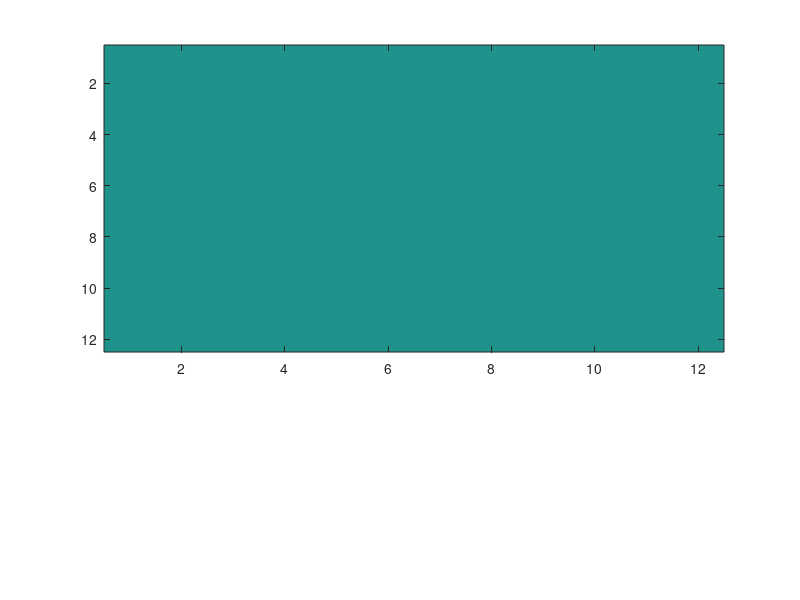

MATLAB code to generate this figure: (Note: this script raises an error after producing the figure.)
function createPerformanceFig_CoordFrameProj

global h
              
    % Create figure
    h.performanceF = figure('NumberTitle',    'off',...
                             'name',           'Performance',...
                             'color',          'w',...
                             'units',          'centimeters',...
                             'position',       [15 5 12 15],...
                             'MenuBar',        'none',...
                             'KeyPressFcn',    @KeyPress);    
    
    % Create performance figure    
    h.performanceA = subplot(3,2,[1 2 3 4]);
    h.im = imagesc(zeros(12,12),'parent', h.performanceA);
    h.im = repmat(h.im, 1, 4);
    
    colormap(magma)
    cbar = colorbar;
    ylabel(cbar,'N Trials','FontSize',8)
    
    axis(h.performanceA, 'square')
    xlabel(h.performanceA, 'Target Location')
    ylabel(h.performanceA, 'Response Location')
    title(h.performanceA, 'Performance')
    
    set(h.performanceA, 'FontSize',     8,...
    'FontName',     'arial',...
    'color',        'none',...
    'xcolor',       'k',...
    'xdir',         'normal',...
    'ycolor',       'k');
        
    % Create image and line plot
    h.metrix = subplot(3,2,[5 6]);
    set(h.metrix,'nextplot','add','ylim',[0 1])
    h.bias_h = plot(0, 0, 'parent', h.metrix,'Color',[0.8 0 0],...
        'LineWidth',1.5,'Marker','.','LineStyle','-','MarkerSize',3);
    
    h.perf_track = plot(0, 0.5, 'parent', h.metrix,'Color',[0 0.5 0],...
        'LineWidth',1.5,'Marker','.','LineStyle','-','MarkerSize',3);
    
    grid(h.metrix,'on')
    legend(h.metrix,'Bias','p(Correct)','Location','SouthWest')
    
    xlabel(h.metrix, 'Trial')
%     ylabel(h.metrix, 'Bias')        
    
    
